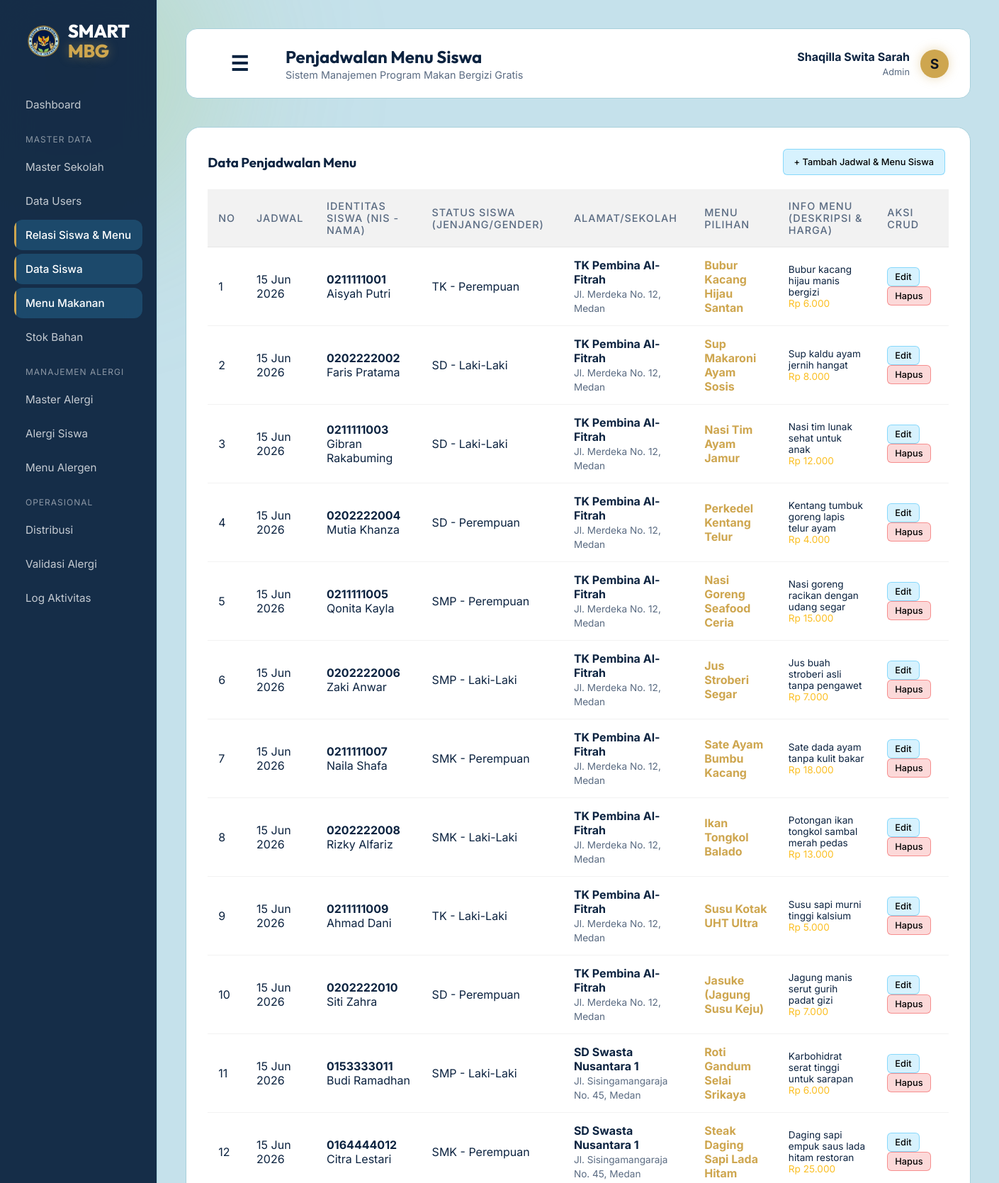
Screenshot of /public/siswa_menu (signed in, upper part) with the database file from the repository.
### tables this page shows
CREATE TABLE `siswa_menu` (
  `id_siswa_menu` int(11) NOT NULL,
  `id_siswa` int(11) NOT NULL,
  `id_menu` int(11) NOT NULL,
  `tanggal` date DEFAULT NULL
);

CREATE TABLE `siswa` (
  `id_siswa` int(11) NOT NULL,
  `nis` varchar(30) NOT NULL,
  `nama_siswa` varchar(100) NOT NULL,
  `jenis_kelamin` enum('L','P') NOT NULL,
  `status` enum('Aktif','Nonaktif') DEFAULT 'Aktif',
  `created_at` timestamp NOT NULL DEFAULT CURRENT_TIMESTAMP,
  `id_sekolah` int(11) NOT NULL
);

CREATE TABLE `menu_makanan` (
  `id_menu` int(11) NOT NULL,
  `nama_menu` varchar(100) NOT NULL,
  `jenjang` enum('TK','SD','SMP','SMK') NOT NULL,
  `kategori` enum('Makanan Utama','Lauk','Sayur','Buah','Minuman') NOT NULL,
  `deskripsi` text,
  `kalori` int(11) NOT NULL,
  `protein` decimal(5,2) DEFAULT '0.00',
  `lemak` decimal(5,2) DEFAULT '0.00',
  `karbohidrat` decimal(5,2) DEFAULT '0.00',
  `vitamin` decimal(5,2) DEFAULT '0.00',
  `berat_porsi` int(11) DEFAULT '0' COMMENT 'gram',
  `harga` decimal(10,2) DEFAULT '0.00',
  `status` enum('Aktif','Nonaktif') DEFAULT 'Aktif',
  `created_at` timestamp NOT NULL DEFAULT CURRENT_TIMESTAMP
);

CREATE TABLE `master_sekolah` (
  `id_sekolah` int(11) NOT NULL,
  `npsn` varchar(8) DEFAULT NULL,
  `nama_sekolah` varchar(150) NOT NULL,
  `jumlah_siswa` int(11) NOT NULL DEFAULT '0',
  `status_sekolah` enum('Negeri','Swasta') DEFAULT 'Negeri',
  `alamat_sekolah` text,
  `telepon` varchar(20) DEFAULT NULL,
  `nama_kepsek` varchar(100) DEFAULT NULL,
  `created_at` timestamp NOT NULL DEFAULT CURRENT_TIMESTAMP
);

### app/core/Controller.php (called while the page is built, shortened)
<?php
class Controller {
    public function view($view, $data = []) {
        require_once '../app/views/' . $view . '.php';
    }
    public function model($model) {
        return new $model;
    }
}

### app/controllers/Siswa_menu.php (called while the page is built, shortened)
<?php
class Siswa_menu extends Controller {
    public function index() {
        $data['judul'] = 'Penjadwalan Menu Siswa';
        $data['siswa_menu'] = $this->model('SiswaMenu_model')->getAllSiswaMenu();
        $data['siswa'] = $this->model('Siswa_model')->getAllSiswa();
        $data['menu'] = $this->model('Menu_model')->getAllMenu();
        $this->view('siswa_menu/index', $data);
    }
}

### app/core/App.php (called while the page is built, shortened)
<?php
class App {
    protected $method = 'index';
    protected $params = [];
    public function __construct() {
        $this->controller = new $this->controller;
        call_user_func_array([$this->controller, $this->method], $this->params);
    }
}

### public/index.php (called while the page is built, shortened)
<?php
$app = new App();

### app/core/Database.php (called while the page is built, shortened)
<?php
class Database {
    private $host = DB_HOST;
    private $user = DB_USER;
    private $pass = DB_PASS;
    private $db_name = DB_NAME;
    private $dbh;
    private $stmt;
    public function __construct() {
        $dsn = 'mysql:host=' . $this->host . ';dbname=' . $this->db_name;
        $option = [
            PDO::ATTR_PERSISTENT => true,
            PDO::ATTR_ERRMODE => PDO::ERRMODE_EXCEPTION
        ];
        try {
            $this->dbh = new PDO($dsn, $this->user, $this->pass, $option);
        } catch(PDOException $e) {
            die($e->getMessage());
        }
    }
    public function query($query) {
        $this->stmt = $this->dbh->prepare($query);
    }
    public function execute() {
        $this->stmt->execute();
    }
    public function resultSet() {
        $this->execute();
        return $this->stmt->fetchAll(PDO::FETCH_ASSOC);
    }
}

### app/models/SiswaMenu_model.php (called while the page is built, shortened)
<?php
class SiswaMenu_model {
    private $table = 'siswa_menu';
    private $db;
    public function __construct() {
        $this->db = new Database;
    }
    public function getAllSiswaMenu() {
        $query = "SELECT sm.id_siswa_menu, sm.tanggal, sm.id_siswa, sm.id_menu,
                         s.nis, s.nama_siswa, s.jenis_kelamin,
                         ms.nama_sekolah, ms.alamat_sekolah, m.jenjang,
                         m.nama_menu, m.deskripsi, m.harga
                  FROM " . $this->table . " sm
                  JOIN siswa s ON sm.id_siswa = s.id_siswa
                  LEFT JOIN master_sekolah ms ON s.id_sekolah = ms.id_sekolah
                  JOIN menu_makanan m ON sm.id_menu = m.id_menu
                  ORDER BY sm.id_siswa_menu ASC";
        $this->db->query($query);
        return $this->db->resultSet();
    }
}

### app/views/siswa_menu/index.php (the view, shortened to what this page needs)
<div class="glass-panel-widget" style="width: 100%; position:relative;">
    <div style="display:flex; justify-content: space-between; align-items:center;">
        <h3 style="color:var(--text-primary); font-family: 'Outfit';">Data Penjadwalan Menu</h3>
        <button onclick="document.getElementById('modalTambah').style.display='block'" class="btn-sm btn-sm-edit"
            style="padding: 10px 15px; cursor: pointer; font-family:'Inter';">+ Tambah Jadwal & Menu Siswa</button>
    </div>
    <div class="table-responsive">
        <table>
            <thead>
                <tr>
                    <th>No</th>
                    <th>Jadwal</th>
                    <th>Identitas Siswa (NIS - Nama)</th>
                    <th>Status Siswa (Jenjang/Gender)</th>
                    <th>Alamat/Sekolah</th>
                    <th>Menu Pilihan</th>
                    <th>Info Menu (Deskripsi & Harga)</th>
                    <th>Aksi CRUD</th>
                </tr>
            </thead>
            <tbody>
                <?php $i = 1;
                foreach ($data['siswa_menu'] as $sm): ?>
                    <tr>
                        <td><?= $i++; ?></td>
                        <td><?= $sm['tanggal'] ? date('d M Y', strtotime($sm['tanggal'])) : '-'; ?></td>
                        <td>
                            <strong><?= $sm['nis']; ?></strong><br>
                            <?= $sm['nama_siswa']; ?>
                        </td>
                        <td><?= $sm['jenjang']; ?> - <?= $sm['jenis_kelamin'] == 'L' ? 'Laki-Laki' : 'Perempuan'; ?></td>
                        <td>
                            <strong><?= $sm['nama_sekolah']; ?></strong><br>
                            <span
                                style="font-size:0.85rem; color:var(--text-secondary);"><?= $sm['alamat_sekolah'] ? $sm['alamat_sekolah'] : 'Alamat belum diatur'; ?></span>
                        </td>
                        <td><strong style="color:var(--accent-color);"><?= $sm['nama_menu']; ?></strong></td>
                        <td style="font-size: 0.85rem;">
                            <?= $sm['deskripsi']; ?><br>
                            <span style="color:#fbbf24;">Rp <?= number_format($sm['harga'], 0, ',', '.'); ?></span>
                        </td>
                        <td>
                            <a href="#"
                                onclick="openUpdateModal('<?= $sm['id_siswa_menu']; ?>', '<?= $sm['id_siswa']; ?>', '<?= $sm['id_menu']; ?>', '<?= $sm['tanggal']; ?>', '<?= htmlspecialchars($sm['alamat_sekolah'], ENT_QUOTES); ?>'); return false;"
                                class="btn-sm btn-sm-edit">Edit</a>
                            <a href="<?= BASEURL; ?>/siswa_menu/hapus/<?= $sm['id_siswa_menu']; ?>"
                                class="btn-sm btn-sm-delete"
                                onclick="return confirm('Yakin ingin menghapus relasi ini?');">Hapus</a>
                        </td>
                    </tr>
                <?php endforeach; ?>
            </tbody>
        </table>
    </div>
</div>

### public/css/style.css (style rules this page uses)
:root { --bg-color: #c5e1eb; --text-primary: #0c2340; --text-secondary: #5a6b82; --accent-color: #cea64f; --accent-glow: rgba(206, 166, 79, 0.4); --glass-bg: #ffffff; --glass-border: #a8d0db; --mbg-green: #97c55c; --mbg-navy: #0c2340; }
* { margin: 0; padding: 0; box-sizing: border-box; }
body { font-family: 'Inter', sans-serif; background-color: var(--bg-color); color: var(--text-primary); min-height: 100vh; display: flex; justify-content: center; align-items: center; overflow: hidden; position: relative; }
button { font-family: 'Inter', sans-serif; font-weight: 600; font-size: 1rem; padding: 16px 32px; border-radius: 12px; cursor: pointer; border: none; transition: all 0.3s ease; }

### rows the page displays
siswa_menu: tanggal "15 Jun 2026", id_siswa.nis "0211111001", id_siswa.nama_siswa "Aisyah Putri", id_menu.jenjang "TK", shows "Perempuan", master_sekolah.nama_sekolah "TK Pembina Al-Fitrah", master_sekolah.alamat_sekolah "Jl. Merdeka No. 12, Medan", id_menu.nama_menu "Bubur Kacang Hijau Santan", id_menu.deskripsi "Bubur kacang hijau manis bergizi", id_menu.harga "6.000"
siswa_menu: tanggal "15 Jun 2026", id_siswa.nis "0202222002", id_siswa.nama_siswa "Faris Pratama", id_menu.jenjang "SD", shows "Laki-Laki", master_sekolah.nama_sekolah "TK Pembina Al-Fitrah", master_sekolah.alamat_sekolah "Jl. Merdeka No. 12, Medan", id_menu.nama_menu "Sup Makaroni Ayam Sosis", id_menu.deskripsi "Sup kaldu ayam jernih hangat", id_menu.harga "8.000"
siswa_menu: tanggal "15 Jun 2026", id_siswa.nis "0211111003", id_siswa.nama_siswa "Gibran Rakabuming", id_menu.jenjang "SD", shows "Laki-Laki", master_sekolah.nama_sekolah "TK Pembina Al-Fitrah", master_sekolah.alamat_sekolah "Jl. Merdeka No. 12, Medan", id_menu.nama_menu "Nasi Tim Ayam Jamur", id_menu.deskripsi "Nasi tim lunak sehat untuk anak", id_menu.harga "12.000"
siswa_menu: tanggal "15 Jun 2026", id_siswa.nis "0202222004", id_siswa.nama_siswa "Mutia Khanza", id_menu.jenjang "SD", shows "Perempuan", master_sekolah.nama_sekolah "TK Pembina Al-Fitrah", master_sekolah.alamat_sekolah "Jl. Merdeka No. 12, Medan", id_menu.nama_menu "Perkedel Kentang Telur", id_menu.deskripsi "Kentang tumbuk goreng lapis telur ayam", id_menu.harga "4.000"
siswa_menu: tanggal "15 Jun 2026", id_siswa.nis "0211111005", id_siswa.nama_siswa "Qonita Kayla", id_menu.jenjang "SMP", shows "Perempuan", master_sekolah.nama_sekolah "TK Pembina Al-Fitrah", master_sekolah.alamat_sekolah "Jl. Merdeka No. 12, Medan", id_menu.nama_menu "Nasi Goreng Seafood Ceria", id_menu.deskripsi "Nasi goreng racikan dengan udang segar", id_menu.harga "15.000"
siswa_menu: tanggal "15 Jun 2026", id_siswa.nis "0202222006", id_siswa.nama_siswa "Zaki Anwar", id_menu.jenjang "SMP", shows "Laki-Laki", master_sekolah.nama_sekolah "TK Pembina Al-Fitrah", master_sekolah.alamat_sekolah "Jl. Merdeka No. 12, Medan", id_menu.nama_menu "Jus Stroberi Segar", id_menu.deskripsi "Jus buah stroberi asli tanpa pengawet", id_menu.harga "7.000"
siswa_menu: tanggal "15 Jun 2026", id_siswa.nis "0211111007", id_siswa.nama_siswa "Naila Shafa", id_menu.jenjang "SMK", shows "Perempuan", master_sekolah.nama_sekolah "TK Pembina Al-Fitrah", master_sekolah.alamat_sekolah "Jl. Merdeka No. 12, Medan", id_menu.nama_menu "Sate Ayam Bumbu Kacang", id_menu.deskripsi "Sate dada ayam tanpa kulit bakar", id_menu.harga "18.000"
siswa_menu: tanggal "15 Jun 2026", id_siswa.nis "0202222008", id_siswa.nama_siswa "Rizky Alfariz", id_menu.jenjang "SMK", shows "Laki-Laki", master_sekolah.nama_sekolah "TK Pembina Al-Fitrah", master_sekolah.alamat_sekolah "Jl. Merdeka No. 12, Medan", id_menu.nama_menu "Ikan Tongkol Balado", id_menu.deskripsi "Potongan ikan tongkol sambal merah pedas", id_menu.harga "13.000"
siswa_menu: tanggal "15 Jun 2026", id_siswa.nis "0211111009", id_siswa.nama_siswa "Ahmad Dani", id_menu.jenjang "TK", shows "Laki-Laki", master_sekolah.nama_sekolah "TK Pembina Al-Fitrah", master_sekolah.alamat_sekolah "Jl. Merdeka No. 12, Medan", id_menu.nama_menu "Susu Kotak UHT Ultra", id_menu.deskripsi "Susu sapi murni tinggi kalsium", id_menu.harga "5.000"
siswa_menu: tanggal "15 Jun 2026", id_siswa.nis "0202222010", id_siswa.nama_siswa "Siti Zahra", id_menu.jenjang "SD", shows "Perempuan", master_sekolah.nama_sekolah "TK Pembina Al-Fitrah", master_sekolah.alamat_sekolah "Jl. Merdeka No. 12, Medan", id_menu.nama_menu "Jasuke (Jagung Susu Keju)", id_menu.deskripsi "Jagung manis serut gurih padat gizi", id_menu.harga "7.000"
siswa_menu: tanggal "15 Jun 2026", id_siswa.nis "0153333011", id_siswa.nama_siswa "Budi Ramadhan", id_menu.jenjang "SMP", shows "Laki-Laki", master_sekolah.nama_sekolah "SD Swasta Nusantara 1", master_sekolah.alamat_sekolah "Jl. Sisingamangaraja No. 45, Medan", id_menu.nama_menu "Roti Gandum Selai Srikaya", id_menu.deskripsi "Karbohidrat serat tinggi untuk sarapan", id_menu.harga "6.000"
siswa_menu: tanggal "15 Jun 2026", id_siswa.nis "0164444012", id_siswa.nama_siswa "Citra Lestari", id_menu.jenjang "SMK", shows "Perempuan", master_sekolah.nama_sekolah "SD Swasta Nusantara 1", master_sekolah.alamat_sekolah "Jl. Sisingamangaraja No. 45, Medan", id_menu.nama_menu "Steak Daging Sapi Lada Hitam", id_menu.deskripsi "Daging sapi empuk saus lada hitam restoran", id_menu.harga "25.000"

### other values shown
$data['judul'] "Penjadwalan Menu Siswa"
$_SESSION['nama'] "Shaqilla Swita Sarah"
str_replace('_', ' ', $_SESSION['role']) "Admin"
substr($_SESSION['nama'], 0, 1) "S"
